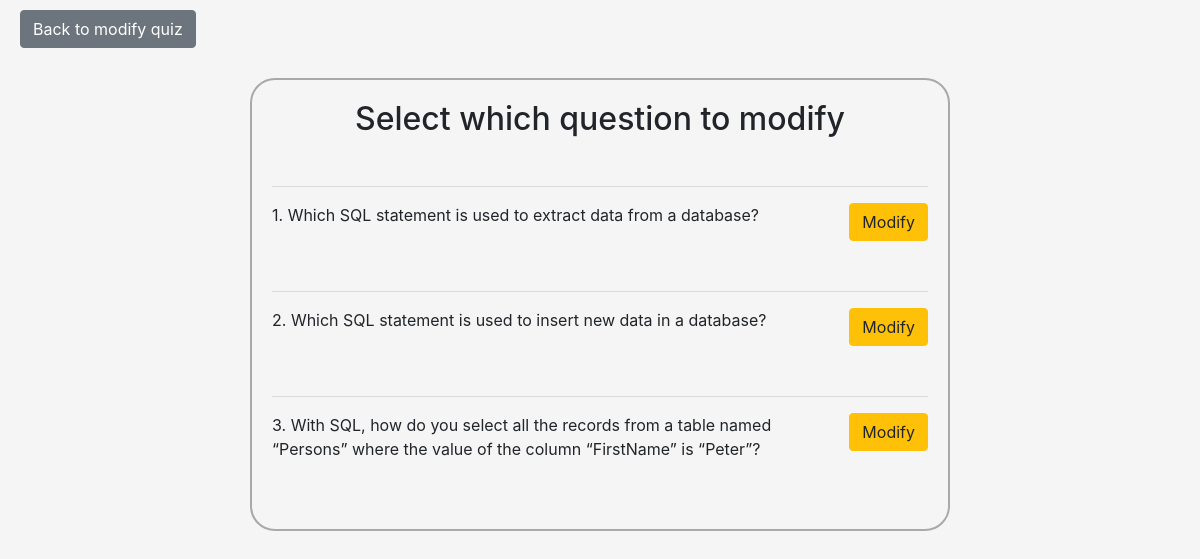
Page /updateQuestion.php?quizID=34 (signed in) on the committed database.
### tables this page shows
CREATE TABLE IF NOT EXISTS `Question` (
	`QuizID` int NOT NULL,
	`Number` smallint NOT NULL,
	`Statement` TEXT NOT NULL,
	PRIMARY KEY (`QuizID`, `Number`),
	FOREIGN KEY (`QuizID`) REFERENCES `Quiz`(`ID`) ON DELETE CASCADE
) DEFAULT CHARSET = utf8;

### updateQuestion.php (the view, shortened to what this page needs)
<?php
	include("connection.php");
	$id = $_GET['quizID'];
	$query = "select * from Question where QuizID = '$id'";
	$result = mysqli_query($conn, $query);
?>
<!DOCTYPE html>
<!DOCTYPE html>
<html>
<head>
	<link rel = "stylesheet" href="https://maxcdn.bootstrapcdn.com/bootstrap/4.4.1/css/bootstrap.min.css">
</head>
<body>
	<a id="back" class="btn btn-secondary" href="modifyQuiz.php">Back to modify quiz</a>
	<div id="box">
		<h2>Select which question to modify</h2>
		<br>
		<?php
		$i = 1;
		while ($row = mysqli_fetch_array($result)) {
			$q_num = $row['Number'];
			$q_statement = $row['Statement'];
			?>
			<hr />
			<a class="btn btn-warning" id="link2" href="modifyQuestionText.php?quizID=<?=$id?> &questionNum=<?=$q_num?>" > Modify </a>
			<?php
			echo $i . ". " . $q_statement . "<br><br>";
			echo "<br>";
			$i++;
		}
		?>
	</div>
</body>
</html>

### updateQuestion.php (style rules this page uses)
#box { margin: auto; width: 700px; margin-top: 30px; padding: 20px; border-radius: 25px; border: 2px solid darkgrey; align-self: center; align-content: center; }
#back { margin-top: 10px; margin-left: 20px; }
body { background-color: #F5F5F5; }
#link2 { float: right; margin-left: 9px; }
h2 { text-align: center; }

### rows in the picture
question: Statement "Which SQL statement is used to extract data from a database?"
question: Statement "Which SQL statement is used to insert new data in a database?"
question: Statement "With SQL, how do you select all the records from a table named “Persons” where the value of the column “FirstName” is “Peter”?"
